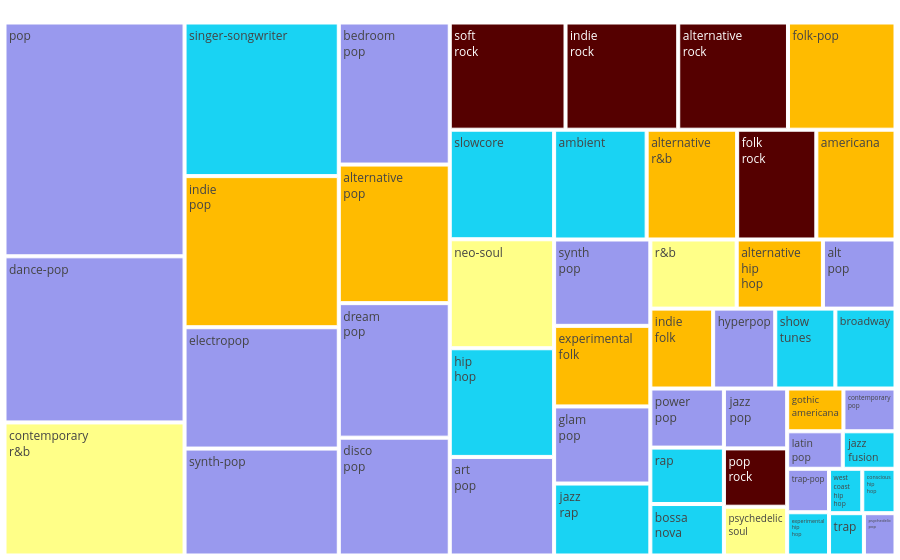

The notebook cell saved with this chart:
### Markdown cell above
### Genre Analysis

### Code cell
top_albums.reset_index(inplace=True)

genres = {}
with open('json/genres.json', 'r') as f:
  genres = json.load(f)

scores = {}
for i, row in top_albums.iterrows():
  album, ms_played = row[0], row[3]
  grs = genres.get(album, [])
  for g in grs:
    if g in scores:
      scores[g] += ms_played
    else:
      scores[g] = ms_played
      
scores = pd.DataFrame.from_dict(scores, orient='index', columns=['ms_played'])
scores.sort_values(by="ms_played", ascending=False)
scores = scores.head(50) / MS2H

def get_color(genre):
  macrogenres = {
    'rock': '1',
    'folk': "2", 'indie': "2", 'americana': '2', 'alternative': "2",
    'r&b': "3", 'soul': "3",
    'pop': '4'
  }
  for g in macrogenres.keys():
    if g in genre: return macrogenres[g]
  return '#385'

fig = px.treemap(
    names = scores.index.str.replace(' ', '<br />'),
    parents = [""] * len(scores.index),
    values= scores["ms_played"],
    color = list(map(get_color, scores.index)),
    color_discrete_map={"(?)": "#6de", "1": "#500", "2": "#fb0", "3": "#ff8", "4": "#99e"}
)
fig.update_layout(margin = dict(t=0, l=0, r=0, b=0))

fig.show()
fig.update_traces(textfont_size=24)
fig.write_image('img/genre_tree_map.png', width=1350, height=400, scale=2.25)
fig.write_image('img/genre_tree_map.svg')

### Figure 1 — Plotly figure (JSON) as saved in the notebook; plotly's stock layout.template omitted (floating-point values rounded to 4 significant figures)
{"data": [{"domain": {"x": [0, 1], "y": [0, 1]}, "hovertemplate": "label=%{label}<br>value=%{value}<br>parent=%{parent}<extra></extra>", "labels": ["pop", "contemporary<br />r&b", "dance-pop", "synth-pop", "disco<br />pop", "alternative<br />pop", "art<br />pop", "electropop", "synth<br />pop", "ambient", "slowcore", "dream<br />pop", "experimental<br />folk", "americana", "indie<br />pop", "alt<br />pop", "alternative<br />r&b", "indie<br />folk", "folk-pop", "singer-songwriter", "hip<br />hop", "alternative<br />hip<br />hop", "jazz<br />rap", "neo-soul", "rap", "hyperpop", "glam<br />pop", "bedroom<br />pop", "bossa<br />nova", "soft<br />rock", "jazz<br />pop", "indie<br />rock", "folk<br />rock", "alternative<br />rock", "gothic<br />americana", "pop<br />rock", "power<br />pop", "contemporary<br />pop", "show<br />tunes", "broadway", "r&b", "latin<br />pop", "psychedelic<br />soul", "jazz<br />fusion", "trap-pop", "experimental<br />hip<br />hop", "west<br />coast<br />hip<br />hop", "conscious<br />hip<br />hop", "trap", "psychedelic<br />pop"], "marker": {"colors": ["#99e", "#ff8", "#99e", "#99e", "#99e", "#fb0", "#99e", "#99e", "#99e", "#19d3f3", "#19d3f3", "#99e", "#fb0", "#fb0", "#fb0", "#99e", "#fb0", "#fb0", "#fb0", "#19d3f3", "#19d3f3", "#fb0", "#19d3f3", "#ff8", "#19d3f3", "#99e", "#99e", "#99e", "#19d3f3", "#500", "#99e", "#500", "#500", "#500", "#fb0", "#500", "#99e", "#99e", "#19d3f3", "#19d3f3", "#ff8", "#99e", "#ff8", "#19d3f3", "#99e", "#19d3f3", "#19d3f3", "#19d3f3", "#19d3f3", "#99e"]}, "name": "", "parents": ["", "", "", "", "", "", "", "", "", "", "", "", "", "", "", "", "", "", "", "", "", "", "", "", "", "", "", "", "", "", "", "", "", "", "", "", "", "", "", "", "", "", "", "", "", "", "", "", "", ""], "type": "treemap", "values": [71.4, 40.64, 50.73, 27.97, 22.18, 26.08, 17.45, 31.74, 14.1, 17.23, 19.39, 25.32, 13.15, 14.74, 39.53, 8.511, 16.85, 8.511, 19.55, 40.18, 19.24, 10.11, 11.75, 19.29, 7.038, 8.418, 12.59, 26.73, 6.423, 21.05, 6.423, 20.49, 14.75, 19.95, 4.079, 6.257, 7.371, 3.775, 8.149, 8.149, 10.12, 3.535, 5.235, 3.352, 3.088, 3.07, 2.503, 2.503, 2.503, 2.267]}], "layout": {"legend": {"tracegroupgap": 0}, "margin": {"b": 0, "l": 0, "r": 0, "t": 0}}}
